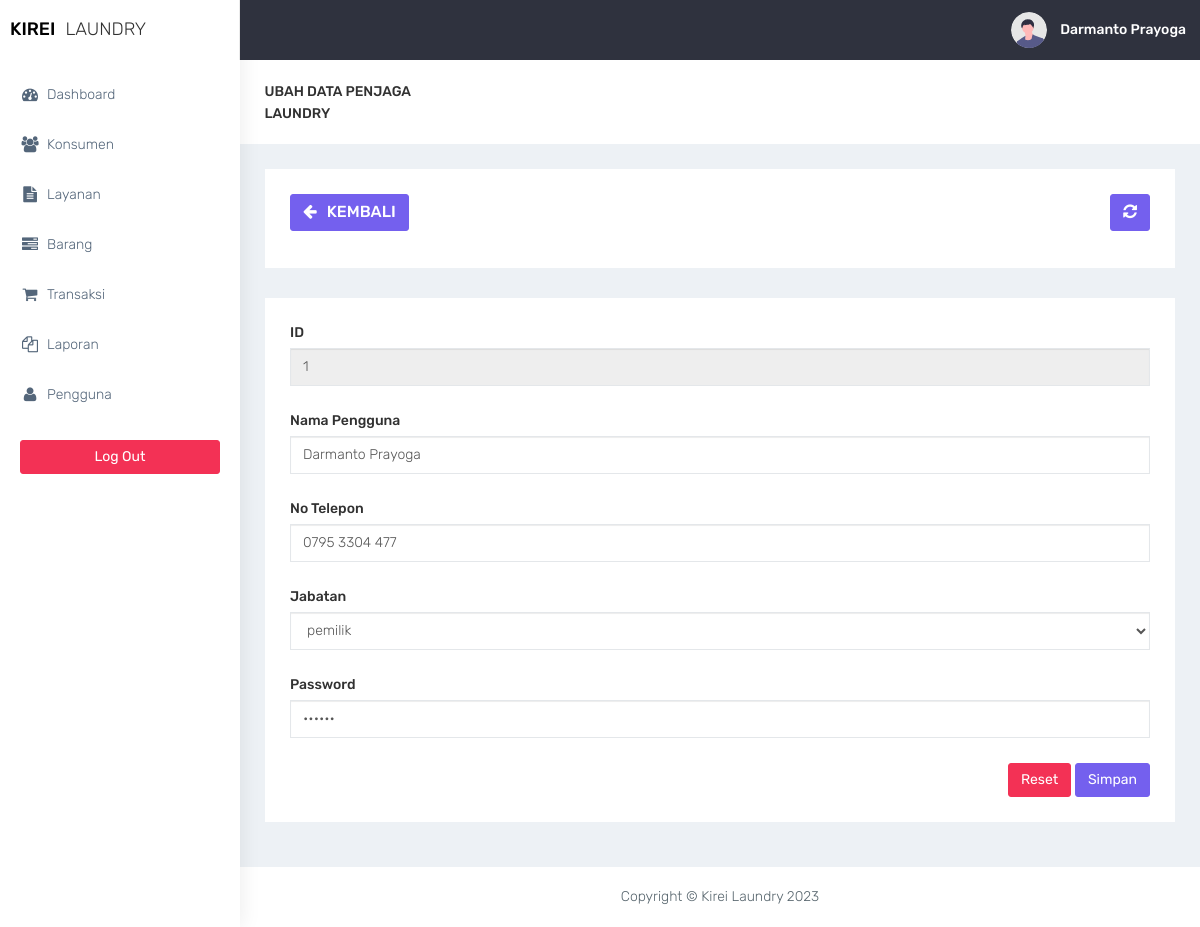
Screenshot of /pengguna/pengguna-form-edit.php?id_pengguna=1 (signed in) with the database file from the repository.
### tables this page shows
CREATE TABLE `pengguna` (
  `id_pengguna` int(11) NOT NULL,
  `nm_pengguna` varchar(30) NOT NULL,
  `no_tlp` varchar(13) NOT NULL,
  `jabatan` enum('pemilik','penjaga laundry') NOT NULL,
  `password` varchar(20) NOT NULL
);

### functions.php (called while the page is built, shortened)
<?php
function ambilsatubaris($conn, $query)
{
    $db = mysqli_query($conn, $query);
    return mysqli_fetch_assoc($db);
}

### pengguna/pengguna-form-edit.php (the view, shortened to what this page needs)
<?php
require '../functions.php';
$jabatan = ['pemilik', 'penjaga laundry'];
$id_pengguna = $_GET['id_pengguna'];
$sql = "SELECT * FROM pengguna WHERE id_pengguna = '$id_pengguna '";
$edit = ambilsatubaris($conn, $sql);
require '../layout/layout_header.php';
?>
<div class="container-fluid">
    <div class="row bg-title">
        <div class="col-lg-3 col-md-4 col-sm-4 col-xs-12">
            <h4 class="page-title">Ubah Data Penjaga Laundry</h4>
        </div>
    </div>
    <div class="row">
        <div class="col-md-12 col-lg-12 col-sm-12 col-xs-12">
            <div class="white-box">
                <div class="row">
                    <div class="col-md-6">
                        <a href="javascript:void(0)" onclick="window.history.back();" class="btn btn-primary box-title"><i class="fa fa-arrow-left fa-fw"></i> Kembali</a>
                    </div>
                    <div class="col-md-6 text-right">
                        <button id="btn-refresh" class="btn btn-primary box-title text-right" title="Refresh Data"><i class="fa fa-refresh" id="ic-refresh"></i></button>
                    </div>
                </div>
            </div>
        </div>
    </div>
    <div class="row">
        <div class="col-md-12 col-lg-12 col-sm-12 col-xs-12">
            <div class="white-box">
                <form method="post" action="">
                    <div class="form-group">
                        <label>ID</label>
                        <input type="text" name="id_pengguna" class="form-control" value="<?= $edit['id_pengguna'] ?>" readonly>
                    </div>
                    <div class="form-group">
                        <label>Nama Pengguna</label>
                        <input type="text" name="nm_pengguna" class="form-control" value="<?= $edit['nm_pengguna'] ?>">
                    </div>
                    <div class="form-group">
                        <label>No Telepon</label>
                        <input type="text" name="no_tlp" class="form-control" value="<?= $edit['no_tlp'] ?>">
                    </div>
                    <div class="form-group">
                        <label>Jabatan</label>
                        <select name="jabatan" class="form-control">
                            <?php foreach ($jabatan as $key) : ?>
                                <?php if ($key == $edit['jabatan']) : ?>
                                    <option value="<?= $key ?>" selected><?= $key ?></option>
                                <?php else : ?>
                                    <option value="<?= $key ?>"><?= $key ?></option>
                                <?php endif; ?>
                            <?php endforeach; ?>
                        </select>
                    </div>
                    <div class="form-group">
                        <label>Password</label>
                        <input type="password" name="password" class="form-control" value="<?= $edit['password'] ?>">
                    </div>
                    <div class="text-right">
                        <button type="reset" class="btn btn-danger">Reset</button>
                        <button type="submit" name="btn-simpan" class="btn btn-primary">Simpan</button>
                    </div>
                </form>
            </div>
        </div>
    </div>
</div>
<?php
require '../layout/layout_footer.php';
?>

### assets/css/colors/default.css (style rules this page uses)
body { background: #fff; }

### rows the page displays
pengguna: id_pengguna "1", nm_pengguna "Darmanto Prayoga", no_tlp "0795 3304 477", jabatan "pemilik"

### other values shown
$_SESSION['nm_pengguna'] "Darmanto Prayoga"
